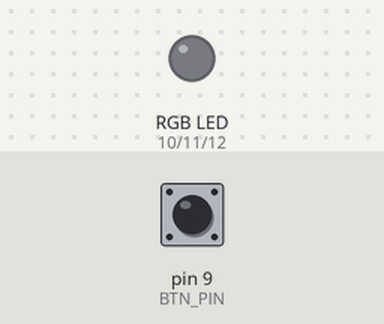
Bench run of a sketch on a simulated Arduino Uno, built with avr-gcc and run on an emulated ATmega328P. Parts: an RGB LED mixed from three pins (HIGH = lit). The test bench sets the inputs (shaded band); at power-on: pin 9 (BTN_PIN) LOW.

Above: at 1.2 s.
1.3 s: pin 9 (BTN_PIN) pulled HIGH for 0.15 s
At 2.1 s:
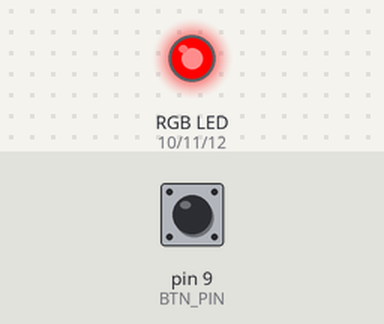
2.9 s: pin 9 (BTN_PIN) pulled HIGH for 1 s
At 3.4 s:
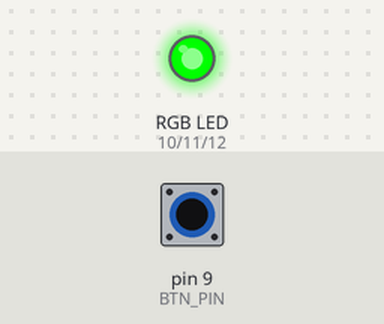
5.4 s: pin 9 (BTN_PIN) pulled HIGH for 0.15 s
At 6.5 s:
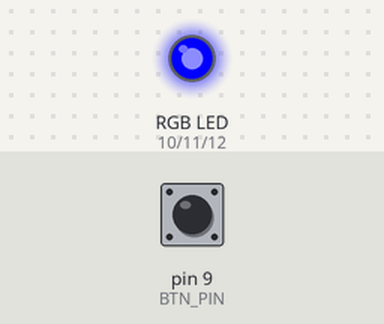
7.0 s: pin 9 (BTN_PIN) pulled HIGH for 3.2 s
At 7.7 s:
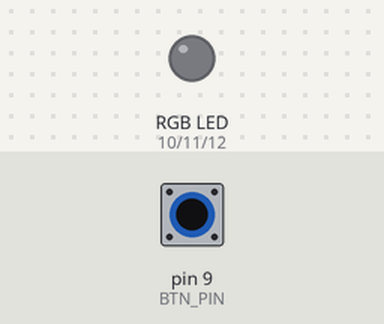
Timing chart, 0 to 10.0 s (numbered marks = the images above; inputs shaded):
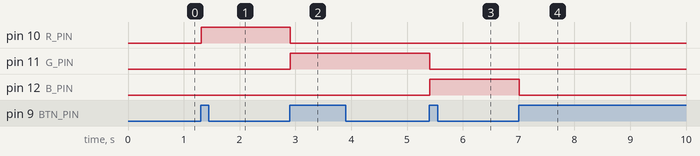

Measured:
- after the input at 1.3 s, pin 10 (R_PIN): LOW → HIGH at once
- after the input at 2.9 s, pin 10 (R_PIN): HIGH → LOW at once; pin 11 (G_PIN): LOW → HIGH at once
- after the input at 5.4 s, pin 11 (G_PIN): HIGH → LOW at once; pin 12 (B_PIN): LOW → HIGH at once
- after the input at 7.0 s, pin 12 (B_PIN): HIGH → LOW at once

The sketch:

RGB_LED_BUTTON.ino.ino
```cpp
const int BTN_PIN = 9;
const int R_PIN = 10;
const int G_PIN = 11;
const int B_PIN = 12;

int ledMode = 0;
const int LED_OFF = 0;
const int LED_R = 1;
const int LED_G = 2;
const int LED_B = 3;
const int MODE_COUNT = 4;
boolean wasButtonPressed = false;

void setup() {
  pinMode(R_PIN, OUTPUT);
  pinMode(G_PIN, OUTPUT);
  pinMode(B_PIN, OUTPUT);
}

boolean isButtonPressed() {
  boolean isButtonPressed = digitalRead(BTN_PIN);
  if (!wasButtonPressed && isButtonPressed) {
    delay(10);
    isButtonPressed = digitalRead(BTN_PIN);
    if (isButtonPressed) {
      wasButtonPressed = isButtonPressed;
      return true;
    }
  }
  wasButtonPressed = isButtonPressed;
  return false;
}

void loop() {
  if (isButtonPressed()) {
    ledMode = (ledMode + 1) % MODE_COUNT;
  }
  switch (ledMode) {
    case LED_OFF:
      digitalWrite(R_PIN, LOW);
      digitalWrite(G_PIN, LOW);
      digitalWrite(B_PIN, LOW);
      break;
    case LED_R:
      digitalWrite(R_PIN, HIGH);
      digitalWrite(G_PIN, LOW);
      digitalWrite(B_PIN, LOW);
      break;
    case LED_G:
      digitalWrite(R_PIN, LOW);
      digitalWrite(G_PIN, HIGH);
      digitalWrite(B_PIN, LOW);
      break;
    case LED_B:
      digitalWrite(R_PIN, LOW);
      digitalWrite(G_PIN, LOW);
      digitalWrite(B_PIN, HIGH);
      break;
    }
}
```
